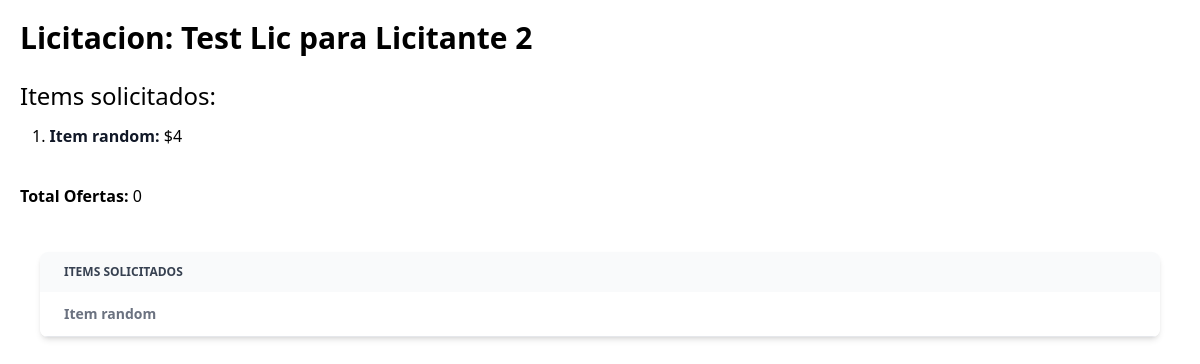
/licitacion/2/ (signed in), run on the app's committed database.
### licitaciones/models.py (models this page shows)
class Licitacion(models.Model):
    titulo = models.CharField(max_length=50)
    obs = models.TextField(max_length=300)
    empresa = models.ForeignKey(Empresa, on_delete=models.CASCADE)
    owner = models.ForeignKey(CustomUser, on_delete=models.CASCADE)
    class Meta:
        verbose_name = 'licitacion'
        verbose_name_plural = 'licitaciones'
        permissions = [('can_view_all_licitaciones', 'Can view licitaciones only users that subscribed.')]

class LicitacionItem(models.Model):
    licitacion = models.ForeignKey(Licitacion, on_delete=models.CASCADE)
    nombre = models.CharField(max_length=50)
    price = models.IntegerField()

### licitaciones/views.py (the view, shortened to what this page needs)
# urls.py: path('licitacion/<int:id>/', lic_views.view_licitacion, name='mi-licitacion'),
@login_required
def view_licitacion(request, id=None):
    data = {}
    user = request.user
    if id != None:
        licitacion = Licitacion.objects.get(id=id)
        items_solicitados = licitacion.licitacionitem_set.all()
        data['licitacion'] = licitacion
        if user.is_superuser or user == licitacion.owner:
            data['items_solicitados'] = items_solicitados
            ofertas = licitacion.oferta_set.all()
            items_per_offer = {}
            for item in licitacion.licitacionitem_set.all():
                items_per_offer[item.nombre] = {}
                for oferta in ofertas:
                    oferta_item = oferta.ofertaitem_set.filter(licitacion_item=item)
                    if oferta_item:
                        items_per_offer[item.nombre].update({oferta.empresa.nombre: oferta_item[0]})
                    else:
                        items_per_offer[item.nombre].update({oferta.empresa.nombre:None})
            data['items_per_offer'] = items_per_offer
        oferta = licitacion.oferta_set.filter(empresa=user.userprofile.empresa).first()
    return render(request, "read_licitacion_detail.html", data)

### templates/read_licitacion_detail.html (shortened to what this page needs)
{% extends "base.html" %}
{% block content %}
<div class="m-5">
  <h3 class="text-3xl font-extrabold">Licitacion: {{ licitacion.titulo }}</h3>
  <br>
  <h4 class="text-2xl">Items solicitados: </h4>
  <ol class="m-3 list-decimal list-inside">
    {% for item in licitacion.licitacionitem_set.all %}
      <li>
        <span class="font-semibold text-gray-900">{{ item.nombre }}:</span> ${{ item.price }}
      </li>
    {% endfor %}
  </ol>
  <br>
  <p><strong>Total Ofertas: </strong>{{ licitacion.oferta_set.all|length }}</p>
  <br>
  {% if items_per_offer %}
    <div class="p-5">
      <div class="relative overflow-x-auto shadow-md sm:rounded-lg">
        <table class="w-full table-fixed text-sm text-left rtl:text-right text-gray-500">
            <thead class="text-xs text-gray-700 uppercase bg-gray-50">
              <tr>
                <th scope="col" class="min-w-10 max-w-20 px-6 py-3">
                  Items solicitados
                </th>
              </tr>
            </thead>
            {% for item in items_per_offer.items %}
              <tbody>
                <tr class="bg-white border-b hover:bg-gray-50">
                  <th class="px-6 py-3">
                    {{ item.0 }}
                  </th>
                </tr>
              </tbody>
            {% endfor %}
        </table>
      </div>
    </div>
  {% endif %}
</div>
{% endblock content %}

### data on the page
Licitacion: titulo "Test Lic para Licitante 2", oferta_set.all|length "0"
LicitacionItem: nombre "Item random", price "4", nombre "Item random"
